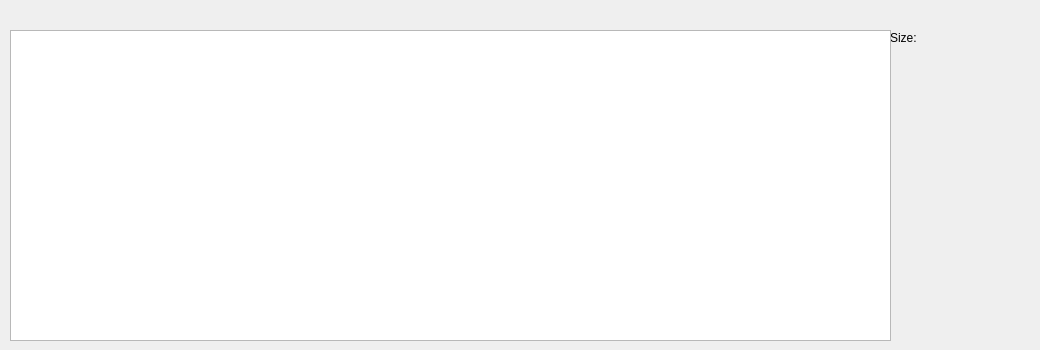
        <widget class="QWidget" name="MajorLeagueStadium">
         <attribute name="title">
          <string>Major-Stadium</string>
         </attribute>
         <widget class="QLabel" name="label_6">
          <property name="geometry">
           <rect>
            <x>890</x>
            <y>30</y>
            <width>111</width>
            <height>16</height>
           </rect>
          </property>
          <property name="text">
           <string>Size:</string>
          </property>
         </widget>
         <widget class="QLabel" name="label_20">
          <property name="geometry">
           <rect>
            <x>920</x>
            <y>30</y>
            <width>111</width>
            <height>16</height>
           </rect>
          </property>
          <property name="text">
           <string/>
          </property>
         </widget>
         <widget class="QTableWidget" name="teamTableWidget_2">
          <property name="geometry">
           <rect>
            <x>10</x>
            <y>30</y>
            <width>881</width>
            <height>311</height>
           </rect>
          </property>
          <property name="minimumSize">
           <size>
            <width>741</width>
            <height>0</height>
           </size>
          </property>
          <property name="maximumSize">
           <size>
            <width>16777215</width>
            <height>311</height>
           </size>
          </property>
          <attribute name="horizontalHeaderDefaultSectionSize">
           <number>440</number>
          </attribute>
          <attribute name="horizontalHeaderMinimumSectionSize">
           <number>100</number>
          </attribute>
         </widget>
        </widget>
